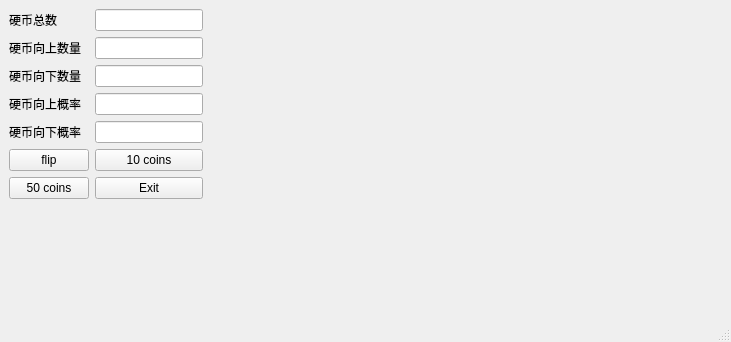
<?xml version="1.0" encoding="UTF-8"?>
<ui version="4.0">
 <class>MainWindow</class>
 <widget class="QMainWindow" name="MainWindow">
  <property name="geometry">
   <rect>
    <x>0</x>
    <y>0</y>
    <width>731</width>
    <height>342</height>
   </rect>
  </property>
  <property name="windowTitle">
   <string>MainWindow</string>
  </property>
  <widget class="QWidget" name="centralwidget">
   <layout class="QFormLayout" name="formLayout_2">
    <item row="0" column="0">
     <layout class="QFormLayout" name="formLayout">
      <item row="0" column="0">
       <widget class="QLabel" name="coin_number">
        <property name="text">
         <string>硬币总数</string>
        </property>
       </widget>
      </item>
      <item row="0" column="1">
       <widget class="QLineEdit" name="coin_number_le"/>
      </item>
      <item row="1" column="0">
       <widget class="QLabel" name="coin_number_up">
        <property name="text">
         <string>硬币向上数量</string>
        </property>
       </widget>
      </item>
      <item row="1" column="1">
       <widget class="QLineEdit" name="coin_number_up_le"/>
      </item>
      <item row="2" column="0">
       <widget class="QLabel" name="coin_number_down">
        <property name="text">
         <string>硬币向下数量</string>
        </property>
       </widget>
      </item>
      <item row="2" column="1">
       <widget class="QLineEdit" name="coin_number_down_le"/>
      </item>
      <item row="3" column="0">
       <widget class="QLabel" name="p_up">
        <property name="text">
         <string>硬币向上概率</string>
        </property>
       </widget>
      </item>
      <item row="3" column="1">
       <widget class="QLineEdit" name="p_up_le"/>
      </item>
      <item row="4" column="0">
       <widget class="QLabel" name="p_down">
        <property name="text">
         <string>硬币向下概率</string>
        </property>
       </widget>
      </item>
      <item row="4" column="1">
       <widget class="QLineEdit" name="p_down_le"/>
      </item>
      <item row="5" column="0">
       <widget class="QPushButton" name="flipcoin">
        <property name="text">
         <string>flip</string>
        </property>
       </widget>
      </item>
      <item row="5" column="1">
       <widget class="QPushButton" name="flip_tcoins">
        <property name="text">
         <string>10 coins</string>
        </property>
       </widget>
      </item>
      <item row="6" column="0">
       <widget class="QPushButton" name="flip_fcoins">
        <property name="text">
         <string>50 coins</string>
        </property>
       </widget>
      </item>
      <item row="6" column="1">
       <widget class="QPushButton" name="exit_button">
        <property name="text">
         <string>Exit</string>
        </property>
       </widget>
      </item>
     </layout>
    </item>
    <item row="0" column="1">
     <widget class="MatplotlibWidget" name="matplotwidget" native="true"/>
    </item>
   </layout>
  </widget>
  <widget class="QMenuBar" name="menubar">
   <property name="geometry">
    <rect>
     <x>0</x>
     <y>0</y>
     <width>731</width>
     <height>26</height>
    </rect>
   </property>
  </widget>
  <widget class="QStatusBar" name="statusbar"/>
 </widget>
 <customwidgets>
  <customwidget>
   <class>MatplotlibWidget</class>
   <extends>QWidget</extends>
   <header>MatplotlibWidget</header>
   <container>1</container>
  </customwidget>
 </customwidgets>
 <resources/>
 <connections/>
</ui>
